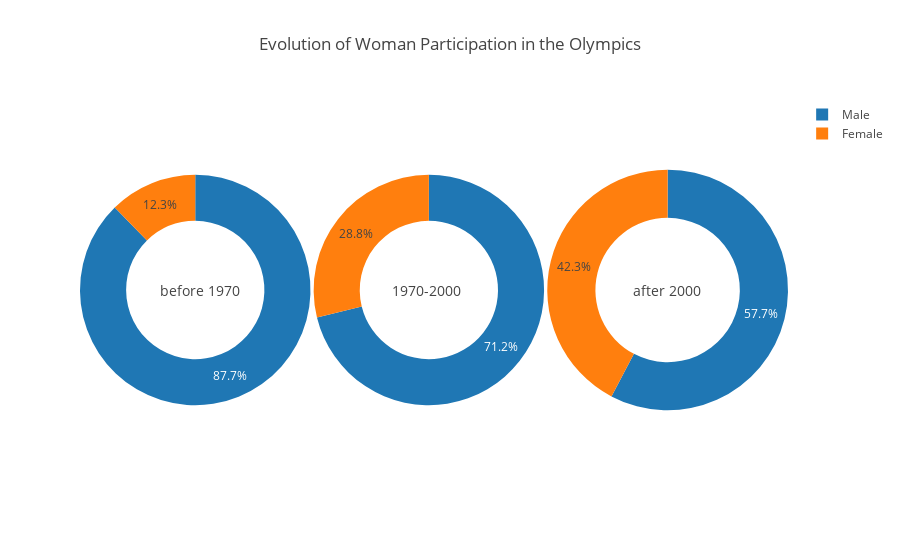

Notebook source saved alongside this figure:
### Markdown cell above
## Gender
__Key findings :__
- Only the first edition of Olympics didn't have any female athletes [3].
- Overall, sex ratio of participants: 27.5% Female and 72.5% Male [2]. However, Female participation increased dramatically; in 1976, not a single Olympic team was comprised of 50% women and in the 2014/2016 Olympics 15 teams had at least 50% females, lead by China (64%), Romania (58%), and the Ukraine (57%). A few countries won 100% of their medals in women’s events: Taiwan (5 medals in weightlifting and archery), India (2 medals in wrestling and badminton), Bulgaria (7 medals in the high jump, rhythmic gymnastics, and wrestling), and Portugal (1 medal in judo) [1].
- Nazi women dominated the medals in 1936, East German and Soviet women dominated in 1976, and American women dominated in 2016 [1].

### Code cell
fig = {
  "data": [
    {
      "values": clean[clean.Year<=1970]['Sex'].value_counts(),
      "labels": ["Male","Female"],
      "domain": {"x": [0, .325555]},
      "name": "before 1970",
      "hoverinfo":"label+percent+name",
      "hole": .6,
      "type": "pie"
    },
    {
      "values": clean[(clean.Year > 1970) & (clean.Year < 2000)]['Sex'].value_counts(),
      "labels": ["Male","Female"],      
      "textposition":"inside",
      "domain": {"x": [.33, .6555]},
      "name": "1970-2000",
      "hoverinfo":"label+percent+name",
      "hole": .6,
      "type": "pie"
    },
    {
      "values": clean[clean.Year >= 2000]['Sex'].value_counts(),
      "labels": ["Male","Female"],      
      "textposition":"inside",
      "domain": {"x": [.66, 1]},
      "name": "after 2000",
      "hoverinfo":"label+percent+name",
      "hole": .6,
      "type": "pie"
    }],
  "layout": {
        "title":"Evolution of Woman Participation in the Olympics ",
        "annotations": [
            {
                "font": {
                    "size": 14
                },
                "showarrow": False,
                "text": "before 1970",
                "x": 0.11,
                "y": 0.5
            },
            {
                "font": {
                    "size": 14
                },
                "showarrow": False,
                "text": "1970-2000",
                "x": 0.49,
                "y": 0.5
            },
            {
                "font": {
                    "size": 14
                },
                "showarrow": False,
                "text": "after 2000",
                "x": 0.88,
                "y": 0.5
            }
        ]
    }
}
iplot(fig, filename='sex')

### Figure 1 — Plotly figure (JSON) as saved in the notebook; plotly's stock layout.template omitted (floating-point values rounded to 4 significant figures)
{"data": [{"domain": {"x": [0, 0.3256]}, "hole": 0.6, "hoverinfo": "label+percent+name", "labels": ["Male", "Female"], "name": "before 1970", "type": "pie", "uid": "f502b764-f04d-11e8-a565-6a00023e0920", "values": [78796, 11057]}, {"domain": {"x": [0.33, 0.6555]}, "hole": 0.6, "hoverinfo": "label+percent+name", "labels": ["Male", "Female"], "name": "1970-2000", "textposition": "inside", "type": "pie", "uid": "f502b9ba-f04d-11e8-a1c7-6a00023e0920", "values": [67339, 27281]}, {"domain": {"x": [0.66, 1]}, "hole": 0.6, "hoverinfo": "label+percent+name", "labels": ["Male", "Female"], "name": "after 2000", "textposition": "inside", "type": "pie", "uid": "f502bb12-f04d-11e8-a131-6a00023e0920", "values": [49218, 36040]}], "layout": {"annotations": [{"font": {"size": 14}, "showarrow": false, "text": "before 1970", "x": 0.11, "y": 0.5}, {"font": {"size": 14}, "showarrow": false, "text": "1970-2000", "x": 0.49, "y": 0.5}, {"font": {"size": 14}, "showarrow": false, "text": "after 2000", "x": 0.88, "y": 0.5}], "title": "Evolution of Woman Participation in the Olympics "}}
